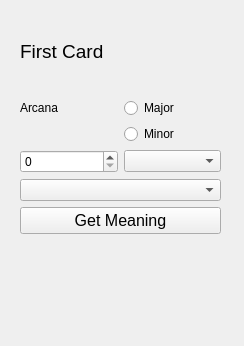
<?xml version="1.0" encoding="UTF-8"?>
<ui version="4.0">
 <class>Form</class>
 <widget class="QWidget" name="Form">
  <property name="geometry">
   <rect>
    <x>0</x>
    <y>0</y>
    <width>244</width>
    <height>346</height>
   </rect>
  </property>
  <property name="windowTitle">
   <string>Form</string>
  </property>
  <widget class="QWidget" name="">
   <property name="geometry">
    <rect>
     <x>20</x>
     <y>10</y>
     <width>201</width>
     <height>311</height>
    </rect>
   </property>
   <layout class="QGridLayout" name="gridLayout">
    <item row="0" column="0" colspan="2">
     <widget class="QLabel" name="card_01">
      <property name="font">
       <font>
        <pointsize>14</pointsize>
       </font>
      </property>
      <property name="text">
       <string>First Card</string>
      </property>
     </widget>
    </item>
    <item row="1" column="0">
     <widget class="QLabel" name="card_01_arcana">
      <property name="text">
       <string>Arcana</string>
      </property>
     </widget>
    </item>
    <item row="1" column="1">
     <widget class="QRadioButton" name="card_01_major">
      <property name="text">
       <string>Major</string>
      </property>
     </widget>
    </item>
    <item row="2" column="1">
     <widget class="QRadioButton" name="card_01_minor">
      <property name="text">
       <string>Minor</string>
      </property>
     </widget>
    </item>
    <item row="3" column="0">
     <widget class="QSpinBox" name="card_01_number_spin"/>
    </item>
    <item row="3" column="1">
     <widget class="QComboBox" name="card_01_suits"/>
    </item>
    <item row="4" column="0" colspan="2">
     <widget class="QComboBox" name="card_01_major_combo"/>
    </item>
    <item row="5" column="0" colspan="2">
     <widget class="QPushButton" name="card_01_mean_btn">
      <property name="font">
       <font>
        <pointsize>12</pointsize>
       </font>
      </property>
      <property name="text">
       <string>Get Meaning</string>
      </property>
     </widget>
    </item>
    <item row="6" column="0" colspan="2">
     <widget class="QLabel" name="card_01_mean_label">
      <property name="text">
       <string/>
      </property>
     </widget>
    </item>
   </layout>
  </widget>
 </widget>
 <resources/>
 <connections/>
</ui>
